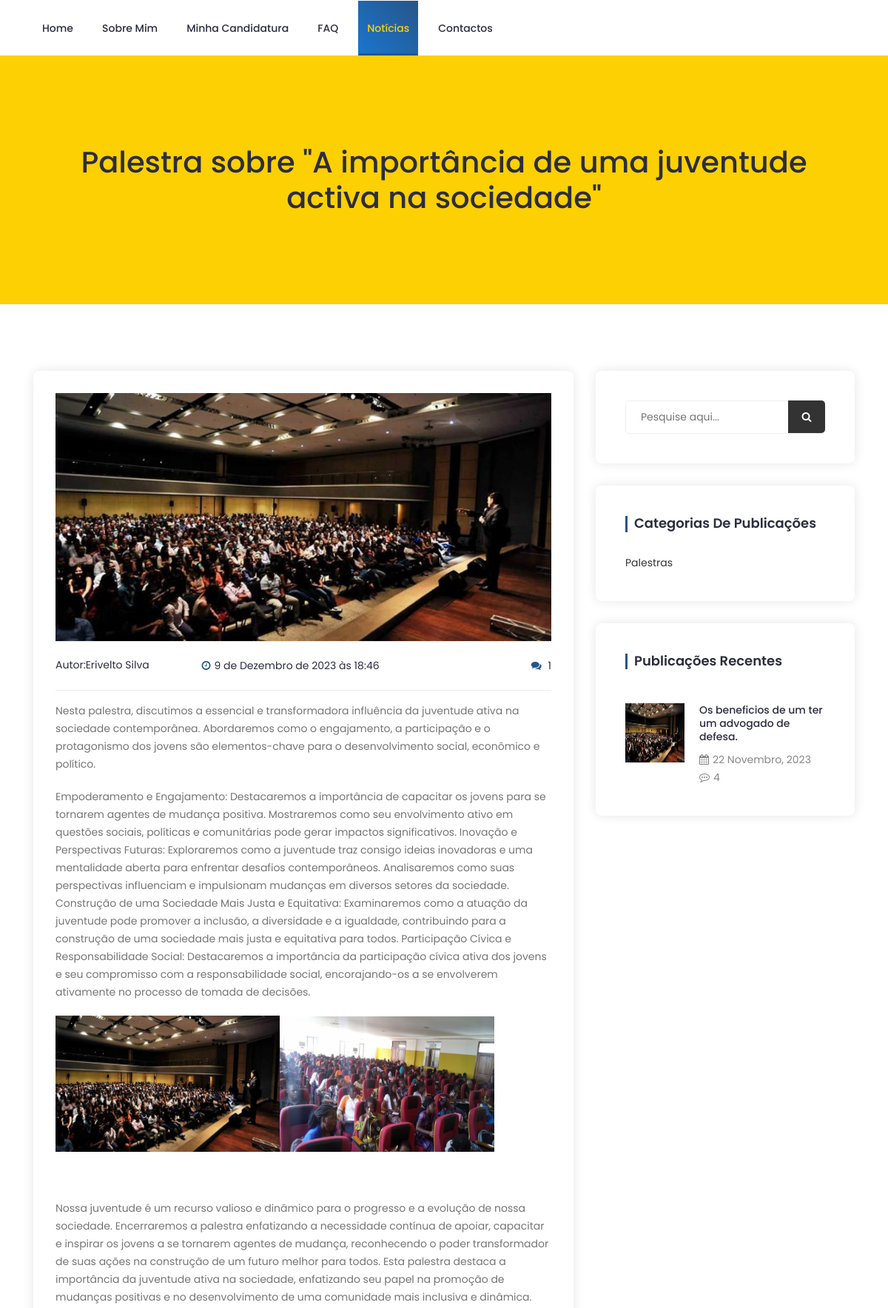
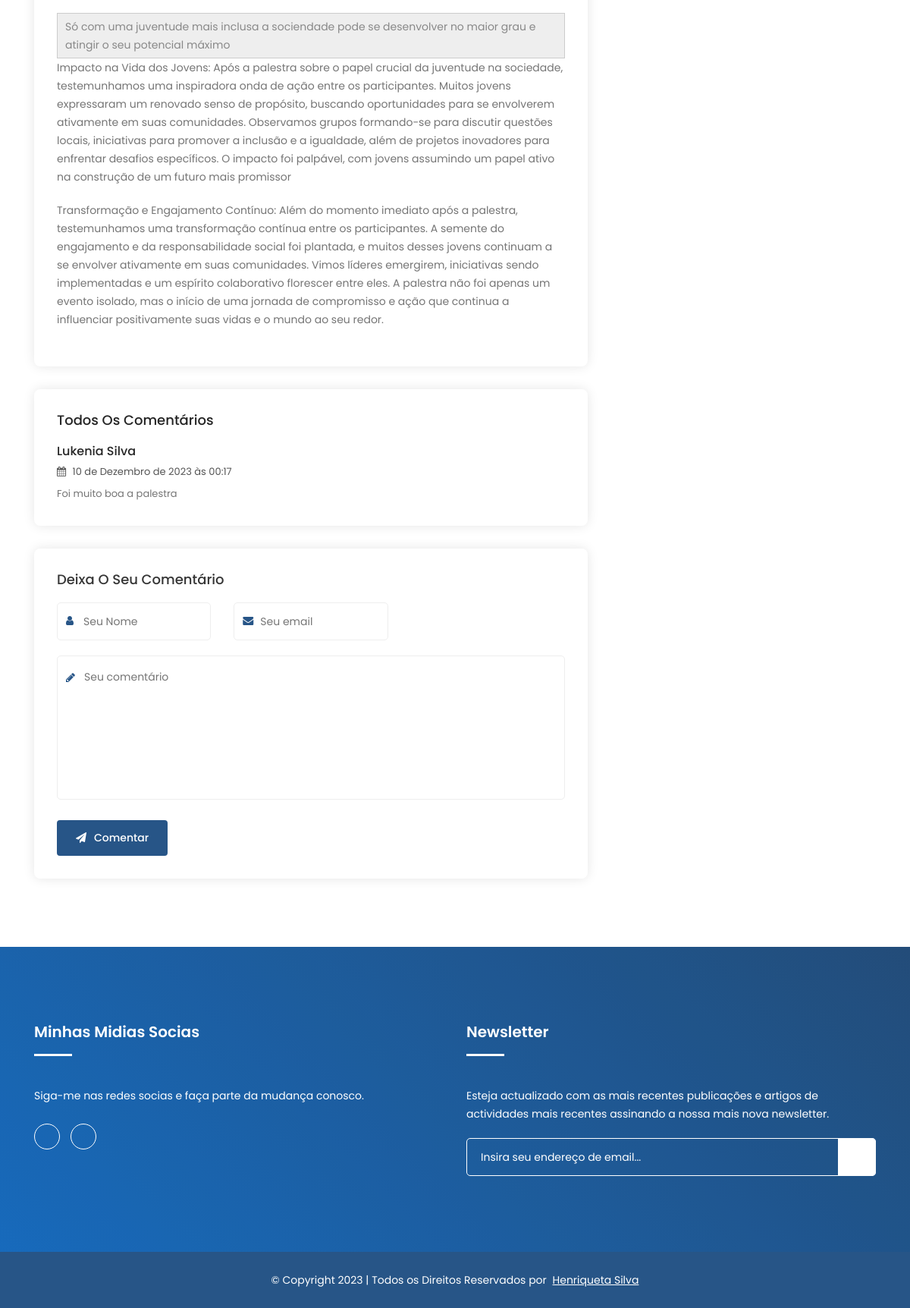
/noticias/palestra, run on the app's committed database (2 pictures, top to bottom).
### apps/website/models.py (models this page shows, shortened)
class New(models.Model):
    title = models.CharField(max_length=255, null=False, blank=False)
    slug = models.SlugField()
    summary = RichTextField()
    content = RichTextUploadingField()
    category = models.ForeignKey(to=NewsCategory, on_delete=models.CASCADE, null=False, default='',related_name='new')
    image_thumb = models.ImageField(upload_to="website/news/", blank=True)
    image_description = models.CharField(max_length=75, default="Imagem de noticia",blank=True)
    author = models.ForeignKey(to=User, on_delete=models.PROTECT, null=True, related_name='service')
    published = models.BooleanField(default=False)
    created_at = models.DateTimeField(auto_now_add=True)
    updated_at = models.DateTimeField(auto_now=True)

class Comment(models.Model):
    name = models.CharField(max_length=255, null=False, blank=False)
    email = models.CharField(max_length=125, null=False, blank=False)
    content = models.TextField(max_length=255, null=False, blank=False)
    published = models.BooleanField(default=True)
    new = models.ForeignKey(to=New, on_delete=models.CASCADE, related_name='post_comment')
    created_at = models.DateTimeField(auto_now_add=True)
    updated_at = models.DateTimeField(auto_now=True)

class NewsCategory(models.Model):
    title = models.CharField(max_length=255, null=False, blank=False)
    slug = models.SlugField()
    description = models.TextField(null=False, blank=False)
    image_thumb = models.ImageField(upload_to="website/news_categories/", blank=True)
    image_description = models.CharField(max_length=75, default="Imagem de noticia",blank=True)
    author = models.ForeignKey(to=User, on_delete = models.PROTECT, null=True, related_name='new_category')
    published = models.BooleanField(default=False)
    created_at = models.DateTimeField(auto_now_add=True)
    updated_at = models.DateTimeField(auto_now=True)

### apps/website/views.py (the view, shortened to what this page needs)
# urls.py: path('noticias/<slug:slug>', news_article, name="news-article"),
def news_article(request, slug):
    new = get_object_or_404(New, slug=slug)
    categories = NewsCategory.objects.filter(published=True)
    recent_news = New.objects.filter(published=True)[:10]
    comments = Comment.objects.order_by('-created_at').filter(published = True, new=new).annotate(num_comments = models.Count('new'))
    num_comments = len(comments)
    return render(request, "website/news-single.html", {"page_name":"news", "num_comments":num_comments,"new": new, "categories":categories, "comments":comments, "recent_news":recent_news})

### templates/website/news-single.html (shortened to what this page needs)
{% extends "base.html" %}
{% load static %}
{% block content %}
<div class="breadcrumbs overlay" style="background-image: url('assets/geral/img/lendo-um-caso.avif');">
	<div class="container">
		<div class="bread-inner">
			<div class="row">
				<div class="col-12">
					<h1>{{new.title}}</h1>
				</div>
			</div>
		</div>
	</div>
</div>
<section class="news-single section">
	<div class="container">
		<div class="row">
			<div class="col-lg-8 col-12">
				<div class="row">
					<div class="col-12">
						<div class="single-main">
							<div class="news-head">
								<img src="{{ new.image_thumb.url }}" alt="{{new.image_description}}">
							</div>
							<div class="meta">
								<div class="meta-left">
									<span class="author">
										<a href="#">
											Autor:{{new.author.get_full_name}}
										</a>
									</span>
									<span class="date"><i class="fa fa-clock-o"></i>{{new.created_at}}</span>
								</div>
								<div class="meta-right">
									<span class="comments">
										<a href="#">
											<i class="fa fa-comments"></i>
											{{ num_comments }}
										</a>
									</span>
								</div>
							</div>
							<div class="news-text">
								{{new.content|safe}}
							</div>
						</div>
					</div>
					<div class="col-12">
						<div class="blog-comments">
							<h2>Todos os comentários</h2>
							<div class="comments-body">
								{% for comment in comments %}
								<div class="single-comments">
									<div class="main">
										<div class="body">
											<h4>{{comment.name}}</h4>
											<div class="comment-meta">
												<span class="meta">
													<i class="fa fa-calendar"></i>
													{{comment.created_at}}
												</span>
											</div>
											<p>{{comment.content}}</p>
										</div>
									</div>
								</div>
								{% endfor %}
							</div>
						</div>
					</div>
					<div class="col-12">
						<div class="comments-form">
							<h2>Deixa o seu Comentário</h2>
							<form class="form" method="post">
								<div class="row">
									<div class="col-lg-4 col-md-4 col-12">
										<div class="form-group">
											<i class="fa fa-user"></i>
											<input type="text" name="name" placeholder="Seu Nome" required="required">
										</div>
									</div>
									<div class="col-lg-4 col-md-4 col-12">
										<div class="form-group">
											<i class="fa fa-envelope"></i>
											<input type="email" name="email" placeholder="Seu email"
												required="required">
										</div>
									</div>
									<div class="col-12">
										<div class="form-group message">
											<i class="fa fa-pencil"></i>
											<textarea name="comment" rows="7" placeholder="Seu comentário"></textarea>
										</div>
									</div>
									<div class="col-12">
										<div class="form-group button">
											<button type="submit" class="btn primary"><i
													class="fa fa-send"></i>Comentar</button>
										</div>
									</div>
								</div>
							</form>
						</div>
					</div>
				</div>
			</div>
			<div class="col-lg-4 col-12">
				<div class="main-sidebar">
					<div class="single-widget search">
						<div class="form">
							<input type="email" placeholder="Pesquise aqui...">
							<a class="button" href="#"><i class="fa fa-search"></i></a>
						</div>
					</div>
					<div class="single-widget category">
						<h3 class="title">Categorias de Publicações</h3>
						<ul class="categor-list">
							{% for category in categories %}
								<li><a href="{% url 'filter-category-new' category.slug %}">{{ category.title }}</a></li>
							{% endfor %}
						</ul>
					</div>
					<div class="single-widget recent-post">
						<h3 class="title">Publicações Recentes
						</h3>
						<div class="single-post">
							<div class="image">
								<img src="assets/geral/img/palestra.jpg" alt="#">
							</div>
							<div class="content">
								<h5><a href="#">Os beneficios de um ter um advogado de defesa.</a></h5>
								<ul class="comment">
									<li><i class="fa fa-calendar" aria-hidden="true"></i>22 Novembro, 2023</li>
									<li><i class="fa fa-commenting-o" aria-hidden="true"></i>4</li>
								</ul>
							</div>
						</div>
					</div>
				</div>
			</div>
		</div>
	</div>
</section>
{% endblock %}

### setup/static/assets/geral/css/main.css (style rules this page uses)
:root { --blue-color:#275587; --yellow-color:#fdd003; --dark-blue-color:#275587; --light-blue-color:#1A76D1; }

### data on the page
New: title "Palestra sobre \"A importância de uma juventude activa na sociedade\"", image_thumb (picture), author.get_full_name "Erivelto Silva", created_at "9 de Dezembro de 2023 às 18:46", content "Nesta palestra, discutimos a essencial e transformadora influência da juventude ativa na sociedade contemporânea. Abordaremos como o engajamento, a participação e o protagonismo dos jovens são elementos-chave para o desenvolvimento social, econômico e político. Empoderamento e Engajamento: Destacaremos a importância de capacitar os jovens para se tornarem agentes de mudança positiva. Mostraremos como seu envolvimento ativo em questões sociais, políticas e comunitárias pode gerar impactos significativos. Inovação e Perspectivas Futuras: Exploraremos como a juventude traz consigo ideias inovadoras e uma mentalidade aberta para enfrentar desafios contemporâneos. Analisaremos como suas…", content (picture)
Comment: name "Lukenia Silva", created_at "10 de Dezembro de 2023 às 00:17", content "Foi muito boa a palestra"
NewsCategory: title "Palestras"

### other printed values
{{ num_comments }} "1"
